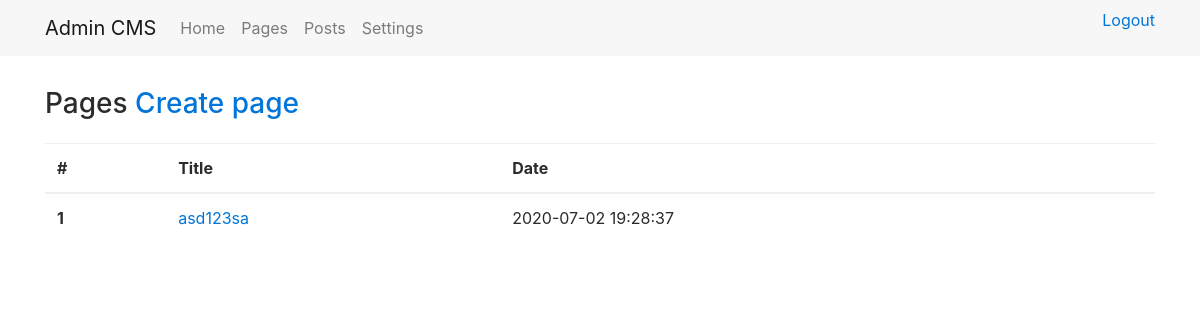
The page /admin/pages/ (signed in) on the database as committed earlier.
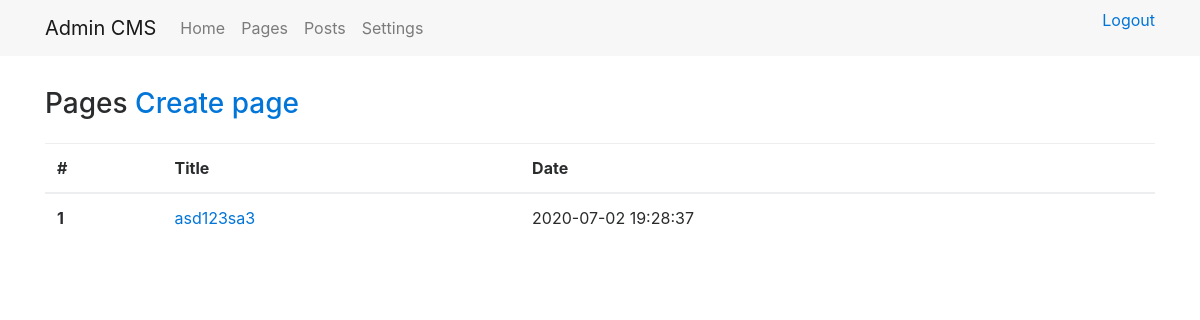
The same page on the database as committed later.
### tables this page shows
CREATE TABLE `page` (
  `id` int(11) NOT NULL,
  `title` varchar(255) NOT NULL,
  `content` text NOT NULL,
  `date` timestamp NOT NULL DEFAULT CURRENT_TIMESTAMP
);

### engine/Function.php (called while the page is built, shortened)
<?php
function path($section)
{
    $pathMask = ROOT_DIR . DS . '%s';
    switch (strtolower($section))
    {
        case 'config':
            return sprintf($pathMask, 'Config');
        case 'view':
            return sprintf($pathMask, 'View');
    }
}

### engine/Core/Template/Theme.php (called while the page is built, shortened)
<?php
class Theme
{
    public static function header($name = null)
    {
        $name = (string) $name;
        $file = self::detectNameFile($name, __FUNCTION__);
        Component::load($file);
    }
    public static function footer($name = '')
    {
        $name = (string) $name;
        $file = self::detectNameFile($name, __FUNCTION__);
        Component::load($file);
    }
    private static function detectNameFile($name, $function)
    {
        return empty(trim($name)) ? $function : sprintf(self::RULES_NAME_FILE[$function], $name);
    }
}

### engine/Core/Template/View.php (called while the page is built, shortened)
<?php
class View
{
    public $di;
    public function __construct(DI $di)
    {
        $this->di    = $di;
    }
    public function render($template, $data = [])
    {
        $templatePath = $this->getTemplatePath($template, ENV);
        $data['lang'] = $this->di->get('language');
        extract($data);
        try {
            require($templatePath);
        } catch (\Exception $e){
            ob_end_clean();
            throw $e;
        }
    }
    private function getTemplatePath($template, $env = null)
    {
        return path('view') . '/' . $template . '.php';
    }
}

### admin/Controller/PageController.php (called while the page is built, shortened)
<?php
class PageController extends AdminController
{
    public function listing()
    {
        $this->data['pages'] = $this->model->page->getPages();
        $this->view->render('pages/list', $this->data);
    }
}

### engine/Cms.php (called while the page is built, shortened)
<?php
class Cms
{
    private $di;
    public $router;
    public function __construct($di)
    {
        $this->di = $di;
        $this->router = $this->di->get('router');
    }
    public function run()
    {
        try {
            $routerDispatch = $this->router->dispatch(Common::getMethod(), Common::getPathUrl());
            list($class, $action) = explode(':', $routerDispatch->getController(), 2);
            $parameters = $routerDispatch->getParameters();
            call_user_func_array([new $controller($this->di), $action], $parameters);
        }catch (\Exception $e){
            echo $e->getMessage();
            exit;
        }
    }
}

### engine/bootstrap.php (called while the page is built, shortened)
<?php
require_once __DIR__ . '/Function.php';
try{
    $di = new DI();
    $di->set('model', []);
    $cms = new Cms($di);
    $cms->run();
}catch (\ErrorException $e) {
    echo $e->getMessage();
}

### admin/index.php (called while the page is built, shortened)
<?php
require_once '../engine/bootstrap.php';

### engine/Core/Customize/Customize.php (called while the page is built, shortened)
<?php
class Customize
{
	public static $di;
	protected $config;
	private static $instance = null;
	public function __construct(DI $di) {
		static::$di = $di;
		$this->config = new Config();
	}
	public function getConfig() {
		return $this->config;
	}
	static public function getInstance() {
		if(is_null(self::$instance)) {
			self::$instance = new self(static::$di);
		}
		return self::$instance;
	}
	public function getAdminMenuItems() {
		return $this->getConfig()->get('dashboardMenu');
	}
}

### engine/Core/Customize/Config.php (called while the page is built, shortened)
<?php
class Config
{
	protected $config = [
		'dashboardMenu' => [
			'home' => [
				'classIcon' => 'icon-speedometer icons',
				'urlPath' => '/admin/',
				'title' => 'Home',
			],
			'pages' => [
				'classIcon' => 'icon-doc icons',
				'urlPath' => '/admin/pages/',
				'title' => 'Pages',
			],
			'posts' => [
				'classIcon' => 'icon-pencil icons',
				'urlPath' => '/admin/posts/',
				'title' => 'Posts',
			],
			'settings' => [
				'classIcon' => 'icon-equalizer icons',
				'urlPath' => '/admin/settings/general/',
				'title' => 'Settings',
			]
		]
	];
	public function has($key) {
		return isset($this->config[$key]);
	}
	public function get($key) {
		return $this->has($key) ? $this->config[$key] : null;
	}
}

### engine/Core/Database/Connection.php (called while the page is built, shortened)
<?php
class Connection
{
    private $link;
    private function connect()
    {
        $config = Config::group('database');
        $dsn = 'mysql:host='.$config['host'].';dbname='.$config['db_name'].';charset='.$config['charset'];
        $this->link = new PDO($dsn, $config['username'], $config['password']);
        return $this;
    }
    public function query($sql, $values = [], $statement = PDO::FETCH_OBJ)
    {
        $sth = $this->link->prepare($sql);
        $sth->execute($values);
        $result = $sth->fetchAll($statement);
        return $result;
    }
}

### engine/Core/Config/Repository.php (called while the page is built, shortened)
<?php
class Repository
{
    protected static $stored = [];
    public static function store($group, $key, $data)
    {
        if (!isset(static::$stored[$group]) || !is_array(static::$stored[$group])) {
            static::$stored[$group] = [];
        }
        static::$stored[$group][$key] = $data;
    }
    public static function retrieveGroup($group)
    {
        return isset(static::$stored[$group]) ? static::$stored[$group] : false;
    }
}

### engine/Core/Config/Config.php (called while the page is built, shortened)
<?php
class Config
{
    public static function group($group)
    {
        return Repository::retrieveGroup($group);
    }
    public static function file($group = 'main')
    {
        $path = path('config') . DS . $group . '.php';
        if (file_exists($path)) {
            $items = include $path;
            if (is_array($items)) {
                return true;
            }
        }
        return false;
    }
}

### admin/Config/database.php (called while the page is built)
<?php
return [
	'host'     => 'localhost',
	'db_name'  => 'cms',
	'username' => 'root',
	'password' => '',
	'charset'  => 'utf8',
];

### admin/Model/Page/PageRepository.php (called while the page is built, shortened)
<?php
class PageRepository extends Model
{
    public function getPages()
    {
        $sql = $this->queryBuilder->select()
            ->from('page')
            ->orderBy('id', 'DESC')
            ->sql();
        return $this->db->query($sql);
    }
}

### engine/Controller.php (called while the page is built, shortened)
<?php
abstract class Controller
{
    protected $di;
    public function __construct(DI $di)
    {
        $this->di      = $di;
    }
    public function __get($key)
    {
        return $this->di->get($key);
    }
}

### engine/DI/DI.php (called while the page is built, shortened)
<?php
class DI
{
    private $container = [];
    public function set($key, $value)
    {
        $this->container[$key] = $value;
        return $this;
    }
    public function get($key)
    {
        return $this->has($key);
    }
    public function has($key)
    {
        return isset($this->container[$key]) ? $this->container[$key] : null;
    }
}

### engine/Model.php (called while the page is built, shortened)
<?php
abstract class Model
{
    public function __construct(DI $di)
    {
        $this->di      = $di;
        $this->db      = $this->di->get('db');
        $this->queryBuilder = new QueryBuilder();
    }
}

### engine/Core/Database/QueryBuilder.php (called while the page is built, shortened)
<?php
class QueryBuilder
{
    protected $sql = [];
    public function select($fields = '*')
    {
        $this->sql['select'] = "SELECT {$fields} ";
        return $this;
    }
    public function from($table)
    {
        $this->sql['from'] = "FROM {$table} ";
        return $this;
    }
    public function orderBy($field, $order)
    {
        $this->sql['order_by'] = "ORDER BY {$field} {$order}";
        return $this;
    }
    public function sql()
    {
        $sql = '';
        if(!empty($this->sql)) {
            foreach ($this->sql as $key => $value) {
                if ($key == 'where') {
                    $sql .= ' WHERE ';
                    foreach ($value as $where) {
                        $sql .= $where;
                        if (count($value) > 1 and next($value)) {
                            $sql .= ' AND ';
                        }
                    }
                } else {
                    $sql .= $value;
                }
            }
        }
        return $sql;
    }
    public function reset()
    {
        $this->sql    = [];
    }
}

### admin/View/pages/list.php (the view)
<?php $this->theme->header(); ?>
    <main>
        <div class="container">
            <div class="row">
                <div class="col page-title">
                    <h3>
                        Pages
                        <a href="/admin/pages/create/">Create page</a>
                    </h3>
                </div>
            </div>
            <table class="table">
                <thead>
                <tr>
                    <th>#</th>
                    <th>Title</th>
                    <th>Date</th>
                </tr>
                </thead>
                <tbody>
                <?php foreach($pages as $page): ?>
                <tr>
                    <th scope="row">
                        <?= $page->id ?>
                    </th>
                    <td>
                        <a href="/admin/pages/edit/<?= $page->id ?>">
                            <?= $page->title ?>
                        </a>
                    </td>
                    <td>
                        <?= $page->date ?>
                    </td>
                </tr>
                <?php endforeach; ?>
                </tbody>
            </table>
        </div>
    </main>
<?php $this->theme->footer(); ?>

### engine/Core/Template/Component.php (shortened to what this page needs)
<?php
class Component
{
    public static function load($name, $data = [])
    {
        $templateFile = ROOT_DIR . '/content/themes/default/' . $name . '.php';
        if (ENV == 'Admin') {
            $templateFile = path('view') . '/' . $name . '.php';
        }
        if (is_file($templateFile)) {
            extract(array_merge($data, Theme::getData()));
            require($templateFile);
        } else {
            throw new \Exception(
                sprintf('View file %s does not exist!', $templateFile)
            );
        }
    }
}

### admin/View/header.php (shortened to what this page needs)
<!DOCTYPE html>
<html lang="en">
<head>
    <link href="/admin/Assets/css/bootstrap.min.css" rel="stylesheet">
    <link href="/admin/Assets/css/dashboard.css" rel="stylesheet">
    <link rel="stylesheet" href="https://cdnjs.cloudflare.com/ajax/libs/simple-line-icons/2.4.1/css/simple-line-icons.css">
    <link rel="stylesheet" href="/admin/Assets/js/plugins/redactor/redactor.css">
</head>
<body>
<header>
    <nav class="navbar navbar-toggleable-md navbar-light bg-faded">
        <div class="container">
            <a class="navbar-brand" href="#">Admin CMS</a>
            <div class="collapse navbar-collapse" id="navbarNavDropdown">
                <ul class="navbar-nav mr-auto">
                    <?php foreach (Customize::getInstance()->getAdminMenuItems() as $key => $item): ?>
                    <li class="nav-item">
                        <a class="nav-link" href="<?= $item['urlPath'] ?>">
                           <?= $lang->dashboardMenu[$key] ?>
                        </a>
                    </li>
                    <?php endforeach; ?>
                </ul>
            <div class="right-toolbar">
                <a href="/admin/logout/">
                    <i class="icon-logout icons"></i> Logout
                </a>
            </div>
        </div>
    </nav>
</header>

### admin/View/footer.php (shortened to what this page needs)
</body>
</html>

### admin/Assets/css/dashboard.css (style rules this page uses)
.right-toolbar { width: 200px; text-align: right; }
.page-title { padding-top: 2rem; padding-bottom: 1rem; }

Rows that differ between the two databases and show on the page:
changed page id 1: title "asd123sa" → "asd123sa3"
